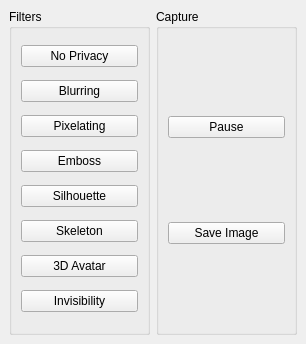
<?xml version="1.0" encoding="UTF-8"?>
<ui version="4.0">
 <class>ControlWindow</class>
 <widget class="QMainWindow" name="ControlWindow">
  <property name="geometry">
   <rect>
    <x>0</x>
    <y>0</y>
    <width>306</width>
    <height>344</height>
   </rect>
  </property>
  <property name="windowTitle">
   <string>Privacy Controller</string>
  </property>
  <widget class="QWidget" name="centralwidget">
   <layout class="QHBoxLayout" name="horizontalLayout">
    <item>
     <widget class="QGroupBox" name="groupBox">
      <property name="title">
       <string>Filters</string>
      </property>
      <property name="flat">
       <bool>false</bool>
      </property>
      <layout class="QVBoxLayout" name="verticalLayout">
       <item>
        <widget class="QPushButton" name="btnNoPrivacy">
         <property name="text">
          <string>No Privacy</string>
         </property>
        </widget>
       </item>
       <item>
        <widget class="QPushButton" name="btnBlurring">
         <property name="text">
          <string>Blurring</string>
         </property>
        </widget>
       </item>
       <item>
        <widget class="QPushButton" name="btnPixelating">
         <property name="text">
          <string>Pixelating</string>
         </property>
        </widget>
       </item>
       <item>
        <widget class="QPushButton" name="btnEmboss">
         <property name="text">
          <string>Emboss</string>
         </property>
        </widget>
       </item>
       <item>
        <widget class="QPushButton" name="btnSilhouette">
         <property name="text">
          <string>Silhouette</string>
         </property>
        </widget>
       </item>
       <item>
        <widget class="QPushButton" name="btnSkeleton">
         <property name="text">
          <string>Skeleton</string>
         </property>
        </widget>
       </item>
       <item>
        <widget class="QPushButton" name="btnAvatar">
         <property name="text">
          <string>3D Avatar</string>
         </property>
        </widget>
       </item>
       <item>
        <widget class="QPushButton" name="btnInvisibility">
         <property name="text">
          <string>Invisibility</string>
         </property>
        </widget>
       </item>
      </layout>
     </widget>
    </item>
    <item>
     <widget class="QGroupBox" name="groupBox_2">
      <property name="title">
       <string>Capture</string>
      </property>
      <layout class="QVBoxLayout" name="verticalLayout_2">
       <item>
        <widget class="QPushButton" name="btnPause">
         <property name="text">
          <string>Pause</string>
         </property>
        </widget>
       </item>
       <item>
        <widget class="QPushButton" name="btnSaveImage">
         <property name="text">
          <string>Save Image</string>
         </property>
        </widget>
       </item>
      </layout>
     </widget>
    </item>
   </layout>
  </widget>
 </widget>
 <resources/>
 <connections/>
</ui>
